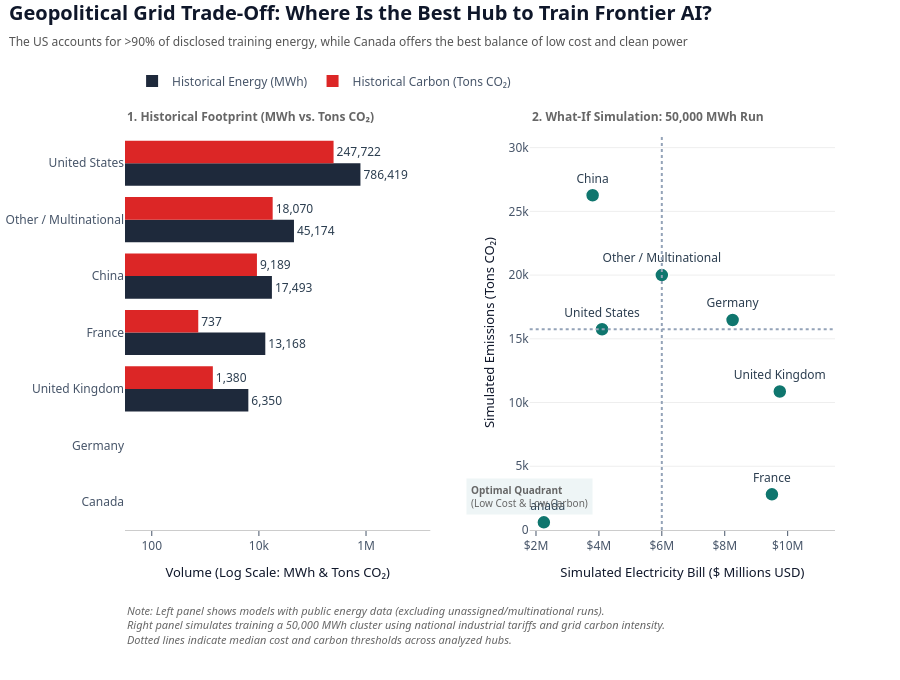

Here is the notebook cell this chart was saved with:
### Markdown cell above
### 6. Geopolitical Grid Trade-Off & Site Selection

### Code cell
# Prepare historical country footprint + 50,000 MWh site-selection simulation
df_country_hist = (
    df_master[
        df_master["facility_total_energy_mwh"].notna()
        & df_master["primary_country"].notna()
        & (~df_master["primary_country"].isin(["Unknown", "Multinational", ""]))
    ]
    .groupby("primary_country", as_index=False)
    .agg(
        hist_mwh=("facility_total_energy_mwh", "sum"),
        hist_co2=("pue_adjusted_co2_tons", "sum"),
        tariff_usd_mwh=("tariff_usd_mwh", "median"),
        carbon_gco2_kwh=("carbon_gco2_kwh", "median"),
    )
    .sort_values("hist_mwh", ascending=True)
)

df_country = df_country_hist.dropna(subset=["tariff_usd_mwh", "carbon_gco2_kwh"]).copy()
df_country["sim_cost_usd_m"] = (50000.0 * df_country["tariff_usd_mwh"]) / 1e6
df_country["sim_co2_tons"] = (50000.0 * 1000.0 * df_country["carbon_gco2_kwh"]) / 1e6

fig5 = make_subplots(
    rows=1,
    cols=2,
    horizontal_spacing=0.14,
)

# Panel 1: Historical Energy vs CO2 (Grouped Horizontal Bars)
fig5.add_trace(
    go.Bar(
        y=df_country["primary_country"],
        x=df_country["hist_mwh"],
        name="Historical Energy (MWh)",
        orientation="h",
        marker_color=PALETTE["disclosed_navy"],
        text=df_country["hist_mwh"].apply(lambda v: f"{v:,.0f}"),
        textposition="outside",
        cliponaxis=False,
    ),
    row=1,
    col=1,
)

fig5.add_trace(
    go.Bar(
        y=df_country["primary_country"],
        x=df_country["hist_co2"],
        name="Historical Carbon (Tons CO₂)",
        orientation="h",
        marker_color=PALETTE["carbon_crimson"],
        text=df_country["hist_co2"].apply(lambda v: f"{v:,.0f}"),
        textposition="outside",
        cliponaxis=False,
    ),
    row=1,
    col=1,
)

# Panel 2: 50,000 MWh What-If Quadrant Scatter
fig5.add_trace(
    go.Scatter(
        x=df_country["sim_cost_usd_m"],
        y=df_country["sim_co2_tons"],
        mode="markers+text",
        text=df_country["primary_country"],
        textposition="top center",
        marker=dict(size=14, color=PALETTE["capex_teal"], line=dict(width=1.5, color="white")),
        showlegend=False,
    ),
    row=1,
    col=2,
)

fig5.add_vline(x=df_country["sim_cost_usd_m"].median(), line_dash="dot", line_color="#94A3B8", row=1, col=2)
fig5.add_hline(y=df_country["sim_co2_tons"].median(), line_dash="dot", line_color="#94A3B8", row=1, col=2)
fig5.update_layout(
    barmode="group",
    title=dict(
        text=(
            "<b>Geopolitical Grid Trade-Off: Where Is the Best Hub to Train Frontier AI?</b><br>"
            "<span style='font-size:12px; color:#555555;'>"
            "The US accounts for >90% of disclosed training energy, while Canada offers the best balance of low cost and clean power"
            "</span>"
        ),
        x=0.01,
        xanchor="left",
        y=0.97,
        yanchor="top",
    ),
    font=dict(family="Segoe UI, Arial, sans-serif", size=12, color="#2C3E50"),
    plot_bgcolor="white",
    paper_bgcolor="white",
    legend=dict(
        orientation="h",
        yanchor="bottom",
        y=1.10,        
        xanchor="left",
        x=0.01,
        bgcolor="rgba(255,255,255,0.9)",
    ),
    height=680,
    margin=dict(t=135, b=150, l=125, r=65), 
    annotations=[
        dict(
            text="<b>1. Historical Footprint (MWh vs. Tons CO₂)</b>",
            x=0.0,
            xanchor="left",
            y=1.02,
            yanchor="bottom",
            xref="x domain",
            yref="y domain",
            showarrow=False,
            font=dict(size=12, color="#666666"),
        ),
        dict(
            text="<b>2. What-If Simulation: 50,000 MWh Run</b>",
            x=0.0,
            xanchor="left",
            y=1.02,
            yanchor="bottom",
            xref="x2 domain",
            yref="y2 domain",
            showarrow=False,
            font=dict(size=12, color="#666666"),
        ),
        # Highlight Sweet Spot (Bottom-Left Quadrant)
        dict(
            text="<b>Optimal Quadrant</b><br>(Low Cost & Low Carbon)",
            x=df_country["sim_cost_usd_m"].min() * 0.80,
            y=df_country["sim_co2_tons"].max() * 0.10,
            xref="x2",
            yref="y2",
            showarrow=False,
            align="left",
            font=dict(size=10, color="#666666"),
            bgcolor="rgba(42, 123, 136, 0.08)",
            borderpad=4,
        ),
        dict(
            text=(
                "<i>Note: Left panel shows models with public energy data (excluding unassigned/multinational runs).<br>"
                "Right panel simulates training a 50,000 MWh cluster using national industrial tariffs and grid carbon intensity.<br>"
                "Dotted lines indicate median cost and carbon thresholds across analyzed hubs.</i>"
            ),
            x=0.0,
            xanchor="left",
            y=-0.18,
            yanchor="top",
            xref="paper",
            yref="paper",
            showarrow=False,
            align="left",
            font=dict(size=11, color="#666666"),
        ),
    ],
)

# Left panel axes (Log scale on X with generous headroom so outside labels never touch Panel 2)
fig5.update_xaxes(
    title_text="Volume (Log Scale: MWh & Tons CO₂)",
    title_standoff=14,
    type="log",
    range=[1.5, 7.2],
    gridcolor="#EEEEEE",
    linecolor="#CCCCCC",
    row=1,
    col=1,
)
fig5.update_yaxes(showgrid=False, linecolor="#CCCCCC", row=1, col=1)

# Right panel axes (Linear Cost vs Linear Carbon)
fig5.update_xaxes(
    title_text="Simulated Electricity Bill ($ Millions USD)",
    title_standoff=14,
    range=[df_country["sim_cost_usd_m"].min() * 0.80, df_country["sim_cost_usd_m"].max() * 1.18],
    tickprefix="$",
    ticksuffix="M",
    gridcolor="#EEEEEE",
    linecolor="#CCCCCC",
    row=1,
    col=2,
)
fig5.update_yaxes(
    title_text="Simulated Emissions (Tons CO₂)",
    range=[0, df_country["sim_co2_tons"].max() * 1.18],
    gridcolor="#EEEEEE",
    linecolor="#CCCCCC",
    row=1,
    col=2,
)

fig5.show()
save_chart(fig5, 'chart5_geopolitical_grid.png', height=680)

### Figure 1 — Plotly figure (JSON) as saved in the notebook; plotly's stock layout.template omitted (floating-point values rounded to 4 significant figures)
{"data": [{"cliponaxis": false, "marker": {"color": "#1E293B"}, "name": "Historical Energy (MWh)", "orientation": "h", "text": ["2", "14", "6,350", "13,168", "17,493", "45,174", "786,419"], "textposition": "outside", "type": "bar", "x": [1.69, 13.82, 6350.0, 13170.0, 17490.0, 45170.0, 786400.0], "xaxis": "x", "y": ["Canada", "Germany", "United Kingdom", "France", "China", "Other / Multinational", "United States"], "yaxis": "y"}, {"cliponaxis": false, "marker": {"color": "#DC2626"}, "name": "Historical Carbon (Tons CO₂)", "orientation": "h", "text": ["0", "5", "1,380", "737", "9,189", "18,070", "247,722"], "textposition": "outside", "type": "bar", "x": [0.02, 4.55, 1380.0, 737.4, 9189.0, 18070.0, 247700.0], "xaxis": "x", "y": ["Canada", "Germany", "United Kingdom", "France", "China", "Other / Multinational", "United States"], "yaxis": "y"}, {"marker": {"color": "#0F766E", "line": {"color": "white", "width": 1.5}, "size": 14}, "mode": "markers+text", "showlegend": false, "text": ["Canada", "Germany", "United Kingdom", "France", "China", "Other / Multinational", "United States"], "textposition": "top center", "type": "scatter", "x": [2.25, 8.25, 9.75, 9.5, 3.8, 6.0, 4.1], "xaxis": "x2", "y": [600.0, 16480.0, 10870.0, 2800.0, 26260.0, 20000.0, 15750.0], "yaxis": "y2"}], "layout": {"annotations": [{"font": {"color": "#666666", "size": 12}, "showarrow": false, "text": "<b>1. Historical Footprint (MWh vs. Tons CO₂)</b>", "x": 0.0, "xanchor": "left", "xref": "x domain", "y": 1.02, "yanchor": "bottom", "yref": "y domain"}, {"font": {"color": "#666666", "size": 12}, "showarrow": false, "text": "<b>2. What-If Simulation: 50,000 MWh Run</b>", "x": 0.0, "xanchor": "left", "xref": "x2 domain", "y": 1.02, "yanchor": "bottom", "yref": "y2 domain"}, {"align": "left", "bgcolor": "rgba(42, 123, 136, 0.08)", "borderpad": 4, "font": {"color": "#666666", "size": 10}, "showarrow": false, "text": "<b>Optimal Quadrant</b><br>(Low Cost & Low Carbon)", "x": 1.8, "xref": "x2", "y": 2626.0, "yref": "y2"}, {"align": "left", "font": {"color": "#666666", "size": 11}, "showarrow": false, "text": "<i>Note: Left panel shows models with public energy data (excluding unassigned/multinational runs).<br>Right panel simulates training a 50,000 MWh cluster using national industrial tariffs and grid carbon intensity.<br>Dotted lines indicate median cost and carbon thresholds across analyzed hubs.</i>", "x": 0.0, "xanchor": "left", "xref": "paper", "y": -0.18, "yanchor": "top", "yref": "paper"}], "barmode": "group", "font": {"color": "#2C3E50", "family": "Segoe UI, Arial, sans-serif", "size": 12}, "height": 680, "legend": {"bgcolor": "rgba(255,255,255,0.9)", "orientation": "h", "x": 0.01, "xanchor": "left", "y": 1.1, "yanchor": "bottom"}, "margin": {"b": 150, "l": 125, "r": 65, "t": 135}, "paper_bgcolor": "white", "plot_bgcolor": "white", "shapes": [{"line": {"color": "#94A3B8", "dash": "dot"}, "type": "line", "x0": 6.0, "x1": 6.0, "xref": "x2", "y0": 0, "y1": 1, "yref": "y2 domain"}, {"line": {"color": "#94A3B8", "dash": "dot"}, "type": "line", "x0": 0, "x1": 1, "xref": "x2 domain", "y0": 15750.0, "y1": 15750.0, "yref": "y2"}], "title": {"text": "<b>Geopolitical Grid Trade-Off: Where Is the Best Hub to Train Frontier AI?</b><br><span style='font-size:12px; color:#555555;'>The US accounts for >90% of disclosed training energy, while Canada offers the best balance of low cost and clean power</span>", "x": 0.01, "xanchor": "left", "y": 0.97, "yanchor": "top"}, "xaxis": {"anchor": "y", "domain": [0.0, 0.43], "gridcolor": "#EEEEEE", "linecolor": "#CCCCCC", "range": [1.5, 7.2], "title": {"standoff": 14, "text": "Volume (Log Scale: MWh & Tons CO₂)"}, "type": "log"}, "xaxis2": {"anchor": "y2", "domain": [0.57, 1.0], "gridcolor": "#EEEEEE", "linecolor": "#CCCCCC", "range": [1.8, 11.5], "tickprefix": "$", "ticksuffix": "M", "title": {"standoff": 14, "text": "Simulated Electricity Bill ($ Millions USD)"}}, "yaxis": {"anchor": "x", "domain": [0.0, 1.0], "linecolor": "#CCCCCC", "showgrid": false}, "yaxis2": {"anchor": "x2", "domain": [0.0, 1.0], "gridcolor": "#EEEEEE", "linecolor": "#CCCCCC", "range": [0, 30990.0], "title": {"text": "Simulated Emissions (Tons CO₂)"}}}}
